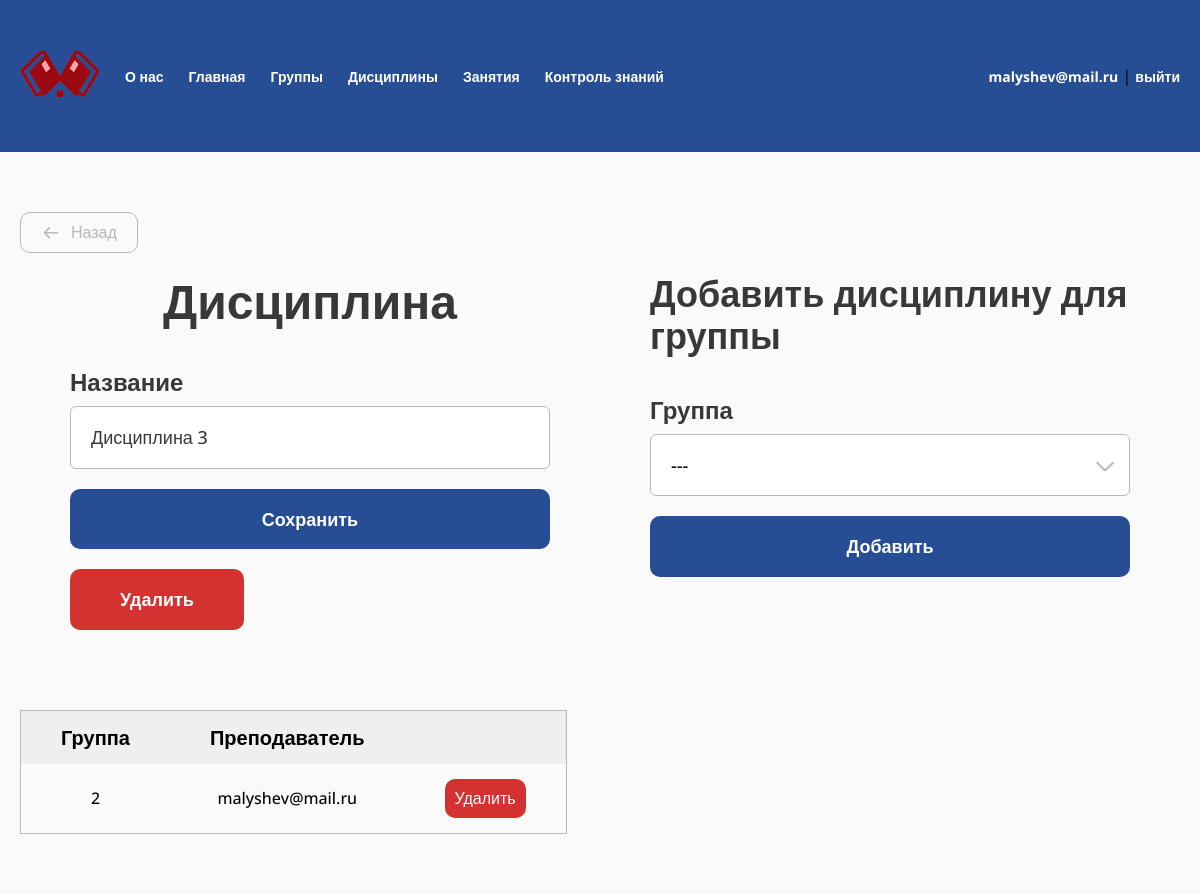
Page /teacher/my-subject/5/ (signed in) on the committed database.
### study/models.py (models this page shows, shortened)
class Subject(models.Model):
    name = models.CharField(max_length=128)
    class Meta:
        verbose_name = "Дисциплина"
        verbose_name_plural = "Дисциплины"

class TeacherGroupSubject(models.Model):
    teacher = models.ForeignKey(User, related_name="subjects", on_delete=models.CASCADE)
    subject = models.ForeignKey(Subject, related_name="items", on_delete=models.CASCADE)
    group = models.ForeignKey(Group, related_name="subjects", on_delete=models.CASCADE)
    class Meta:
        verbose_name = "Дисциплина группы"
        verbose_name_plural = "Дисциплины групп"

class Group(models.Model):
    number = models.CharField(max_length=32)
    students = models.ManyToManyField(User, blank=True)
    class Meta:
        verbose_name = "Группа"
        verbose_name_plural = "Группы"
    def __str__(self):
        return self.number

### study/views.py (the view, shortened to what this page needs)
# urls.py: path("teacher/my-subject/<int:pk>/", views.MySubjectEditView.as_view(), name="my-subject"),
@method_decorator(teacher_only, name="dispatch")
class MySubjectEditView(LoginRequiredMixin, View):
    def get(self, request, *args, **kwargs):
        subject = get_object_or_404(Subject, pk=kwargs["pk"])
        form = SubjectForm(instance=subject)
        group_form = GroupForTeacherSubjectForm()
        groups = Group.objects.all()
        return render(request, "study/teacher/edit-subject.html", {
            "form": form, "group_form": group_form, "subject": subject, "groups": groups,
        })

### study/forms.py
class SubjectForm(forms.ModelForm):
    class Meta:
        model = Subject
        fields = ("name", )
        labels = {"name": "Название"}
    def __init__(self, *args, **kwargs):
        super(SubjectForm, self).__init__(*args, **kwargs)
        for visible in self.visible_fields():
            visible.field.widget.attrs['class'] = 'form__input'

class GroupForTeacherSubjectForm(forms.ModelForm):
    class Meta:
        model = TeacherGroupSubject
        fields = ("group", )
        labels = {"group": "Группа"}
    def __init__(self, *args, **kwargs):
        super(GroupForTeacherSubjectForm, self).__init__(*args, **kwargs)
        for visible in self.visible_fields():
            visible.field.widget.attrs['class'] = 'form__input'

### study/templates/study/teacher/edit-subject.html (shortened to what this page needs)
{% extends "base.html" %}
{% load util %}
{% load static %}
{% block extra_css %}
<link rel="stylesheet" href="{% static 'css/select.css' %}">
<link rel="stylesheet" href="{% static 'css/table.css' %}">
{% endblock %}
{% block content %}
<a href="{% url 'my-subjects' %}" class="back"><svg width="37" height="36" viewBox="0 0 37 36" fill="none" xmlns="http://www.w3.org/2000/svg">
<path d="M30.3301 18L6.33008 18M6.33008 18L15.3301 27M6.33008 18L15.3301 9" stroke="#383838" stroke-width="3" stroke-linecap="round" stroke-linejoin="round"/>
</svg>Назад</a>
<section class="section-teachers">
    <div class="form">
        <h1 class="h1 h1_center">Дисциплина</h1>
        <form action="." method="POST" class="form mt-40">
            <div class="form__item">
                <label for="{{ form.name.id_for_label }}" class="form__label">{{ form.name.label }}</label>
                {{ form.name }}
            </div>
            <div class="form__item">
                <button type="submit" class="btn">Сохранить</button>
            </div>
            <div class="form__item">
                <a href="{% url 'subject-delete' subject.pk %}" class="btn btn_red confirm submit">Удалить</a>
            </div>
        </form>
    </div>
    <div class="form">
        <h2 class="h2">Добавить дисциплину для группы</h2>
        <form action="{% url 'my-subject-add-to-group' subject.pk %}" method="POST" class="form mt-40">
            <div class="form__item">
                <label for="{{ group_form.group.id_for_label }}" class="form__label">{{ group_form.group.label }}</label>
                <div class="form__input select" role="close">
                    <div class="select__selected">---</div>
                    <div class="select__icon">
                    </div>
                </div>
            </div>
            <div class="form__item">
                <button type="submit" class="btn">Добавить</button>
            </div>
        </form>
    </div>
</section>
<section class="section">
    <div class="table-wrapper mt-40">
        <table class="table mt-40">
            <thead>
                <tr>
                    <th>Группа</th>
                    <th>Преподаватель</th>
                    <th></th>
                </tr>
            </thead>
            <tbody>
                {% for item in subject.items.all %}
                <tr>
                    <td>{{ item.group }}</td>
                    <td>{{ item.teacher }}</td>
                    <td>
                        {% if item.teacher == user %}
                        <a href="{% url 'my-subject-remove-from-group' item.pk %}" class="btn btn-table btn_red confirm">Удалить</a>
                        {% endif %}
                    </td>
                </tr>
                {% endfor %}
            </tbody>
        </table>
    </div>
</section>
{% endblock %}

### templates/base.html (shortened to what this page needs)
{% load static %}
<!DOCTYPE html>
<html lang="ru">
<head>
	<link rel="stylesheet" href="{% static 'css/reset.css' %}">
	<link rel="stylesheet" href="{% static 'css/main.css' %}">
	<link rel="stylesheet" href="{% static 'css/menu.css' %}">
    {% block extra_css %}{% endblock %}
</head>
<body>
	<header class="header">
		<div class="container">
			<ul class="header-menu">
				<li><a href="{% url 'index' %}" class="logo"><img src="{% static 'img/logo.png' %}" alt=""></a></li>
				<li><a href="{% url 'about' %}">О нас</a></li>
				{% if user.is_authenticated %}
				<li><a href="{% url 'index' %}">Главная</a></li>
				{% if user.profile.type == 1 %}
				<li><a href="{% url 'teachers' %}">Преподаватели</a></li>
				<li><a href="{% url 'students' %}">Студенты</a></li>
				<li><a href="{% url 'applications' %}">Заявки</a></li>
				<li><a href="{% url 'groups' %}">Группы</a></li>
				<li><a href="{% url 'subjects' %}">Дисциплины</a></li>
				<li><a href="{% url 'lessons' %}">Занятия</a></li>
				<li><a href="{% url 'tests' %}">Контроль знаний</a></li>
				{% elif user.profile.type == 2 %}
				<li><a href="{% url 'my-group' %}">Группы</a></li>
				<li><a href="{% url 'my-subjects' %}">Дисциплины</a></li>
				<li><a href="{% url 'my-lessons' %}">Занятия</a></li>
				<li><a href="{% url 'tests' %}">Контроль знаний</a></li>
				{% endif %}
				<li class="header-menu-profile">
					<a href="{% url 'profile' %}">{{ user.username }}</a> | <a href="{% url 'logout' %}">выйти</a>
				</li>
				{% endif%}
			</ul>
		</div>
	</header>
	<main class="main">
		<div class="container">
		    {% block content %}{% endblock %}
		</div>
	</main>
</body>
</html>

### static/css/main.css (style rules this page uses)
:root { --green: #274d94; --red: #D43131; --background: #FAFAFA; --gray: #B8B8B8; --tablePrimary: #EFEFEF; --tableSecondary: #FAFAFA; }
* { padding: 0; margin: 0; box-sizing: border-box; }
html { font-family: "Open Sans", sans-serif; }
body { display: flex; flex-direction: column; min-height: 100vh; height: 100%; }
.container { max-width: 1240px; padding: 0 20px; margin: 0 auto; position: relative; }
.mt-40 { margin-top: 40px; }
.h1 { color: #383838; font-size: 48px; font-weight: 700; }
.h1_center { text-align: center; }
.h2 { color: #383838; font-size: 36px; font-weight: 700; }
input, textarea { color: #383838; font-size: 18px; font-weight: 500; padding: 20px; max-width: 480px; width: 100%; border-radius: 6px; border: 1px solid var(--gray); display: block; }
input::placeholder { color: var(--gray); }
.btn { color: #FFF; font-size: 18px; font-weight: 700; border-radius: 10px; background: var(--green); padding: 20px 50px; text-align: center; cursor: pointer; text-decoration: none; display: block; width: fit-content; }
.btn.btn_red { background: var(--red); }
.btn.btn-table { padding: 10px; font-size: 16px; font-weight: 500; }
button[type='submit'], button.submit { width: 100%; padding: 20px; }
.header { padding: 50px 0; background: var(--green); }
.logo img { width: 100%; max-width: 80px; }
.main { flex: 1 1 100%; padding: 60px 0; background-color: var(--background); }
.form { max-width: 480px; width: 100%; margin-left: auto; margin-right: auto; }
.form__item:not(:last-of-type) { margin-bottom: 20px; }
.form__label { display: block; margin-bottom: 10px; color: #383838; font-size: 24px; font-weight: 700; }
.form__label { display: block; }
.back { display: inline-flex; align-items: center; gap: 10px; margin-bottom: 20px; font-size: 16px; font-weight: 500; text-decoration: none; color: white; border-radius: 10px; border: 1px solid var(--gray); color: var(--gray); padding: 10px 20px; }
.back svg { width: 20px; height: auto; }

### static/css/menu.css (style rules this page uses)
ul { list-style: none; }
.header-menu { display: flex; align-items: center; gap: 25px; width: 100%; }
.header-menu a { text-decoration: none; font-weight: 700; color: white; font-size: 14px; }
.header-menu-profile { margin-left: auto; }

### static/css/select.css (style rules this page uses)
.select { color: #000; font-size: 18px; font-weight: 500; padding: 20px; max-width: 480px; width: 100%; border-radius: 6px; background: #FFF; border: 1px solid var(--gray); display: block; position: relative; cursor: pointer; }
.select__icon { position: absolute; right: 15px; top: 50%; translate: 0 -50%; transition: rotate 400ms; }

### static/css/table.css (style rules this page uses)
.table-wrapper { width: 100%; overflow-x: auto; }
.table { border: 1px solid var(--gray); background: var(--tablePrimary); border-collapse: collapse; }
.table td, .table th { padding: 15px 40px; text-align: center; }
.table th { color: #000; font-size: 20px; font-weight: 700; }
.table td { color: #000; font-size: 16px; font-weight: 500; }
.table tbody tr:nth-of-type(2n-1) { background: var(--tableSecondary); }

### study/templates/study/teacher/edit-subject.html (style rules this page uses)
.section-teachers { display: flex; justify-content: space-between; }

### rows in the picture
Subject: name "Дисциплина 3"
TeacherGroupSubject: group "2", teacher "malyshev@mail.ru", shows "Удалить"

### other values in the picture
{{ user.username }} "malyshev@mail.ru"
{{ group_form.group.label }} "Группа"
